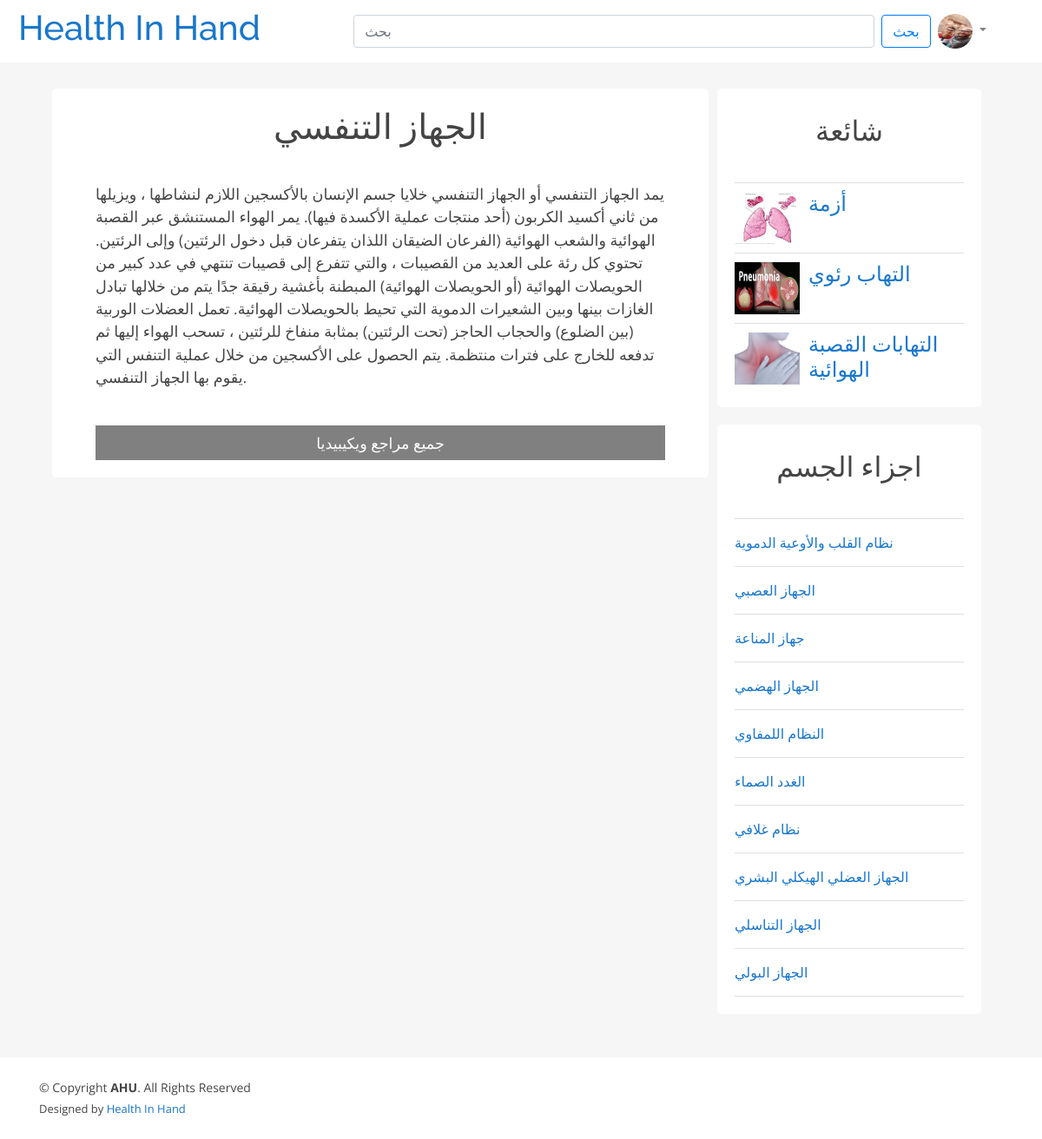
/article.php?article=6 (signed in), run on the app's committed database.
### tables this page shows
CREATE TABLE `user` (
  `id` int(11) NOT NULL,
  `first_name` varchar(255) DEFAULT NULL,
  `last_name` varchar(255) DEFAULT NULL,
  `country` varchar(255) DEFAULT NULL,
  `phone` int(20) DEFAULT NULL,
  `gender` varchar(255) DEFAULT NULL,
  `email` varchar(255) DEFAULT NULL,
  `password` varchar(255) DEFAULT NULL,
  `verified` int(5) DEFAULT 0,
  `vkey` varchar(255) DEFAULT NULL,
  `img` varchar(255) DEFAULT 'img/user/user.jpg',
  `bio` varchar(500) DEFAULT NULL,
  `birth` date DEFAULT NULL
);

CREATE TABLE `article` (
  `id` int(11) NOT NULL,
  `title` varchar(255) DEFAULT NULL,
  `content` mediumtext NOT NULL,
  `date_share` date NOT NULL,
  `bodypart` int(11) DEFAULT NULL,
  `reasons` text DEFAULT NULL,
  `syndrome` text DEFAULT NULL,
  `treatment` text DEFAULT NULL,
  `img` varchar(255) NOT NULL,
  `hide` int(1) NOT NULL DEFAULT 0,
  `doctor` int(11) DEFAULT NULL,
  `postDoctor` text DEFAULT NULL,
  `articleId` int(11) DEFAULT NULL,
  `title_ar` varchar(255) NOT NULL,
  `content_ar` text NOT NULL,
  `reasons_ar` text NOT NULL,
  `syndrome_ar` text NOT NULL,
  `treatment_ar` text NOT NULL
);

### languages/article_ar.php (called while the page is built)
<?php
	$lang = array(
        "login" => "تسجيل الدخول",
        "question" => "سؤال",
        "profile" => "الملف الشخصي",
        "editProfile" => "تعديل الملف الشخصي",
        "dashboard" => "لوحة التحكم",
        "logout" => "تسجيل الخروج",
        "search" => "بحث",
        "refrences" => "جميع مراجع ويكيبيديا",
        "add" => "اضف الى المقال",
        "contact" => "إذا كان لديك أي مشاكل أو تريد التواصل معنا ، فاكتب هنا الآن",
        "message" => "رسالة",
        "sendMessage" => "ارسل رسالة",
        "popular" => "شائعة",
        "bodyParts" => "اجزاء الجسم",
        "areYouSure" => "هل انت متأكد",
        "delete" => "حذف",
        "close" => "اغلاق",
        "success" => "نجاح",
        "error" => "خطأ",
        "send" => "ارسل",
        "complaint" => "شكوتك",
	);

### article.php (the view, shortened to what this page needs)
<?php
include 'php/connect.php';
if (isset($_GET['article'])) {
  $articleId = $_GET['article'];
  $stmt = $con->prepare("select * from article where id = ? ");
  $stmt->execute([$articleId]);
  if ($stmt->rowCount() == 0) {
    header("Location:index.php");
  } else {
    $row = $stmt->fetch();
  }
}
$rowPopular = $con->prepare("select * from article where   id not between 2 and 12 and bodypart = ?");
$rowPopular->execute([$row['bodypart']]);
$rowPopular = $rowPopular->fetchAll(PDO::FETCH_ASSOC);
$bodyParts = $con->prepare("select * from article where   id  between 2 and 12 and bodypart != ?");
$bodyParts->execute([$row['bodypart']]);
$bodyParts = $bodyParts->fetchAll(PDO::FETCH_ASSOC);
if (isset($_SESSION['email'])) {
  $person = $_SESSION['person'];
  $stmt = $con->prepare("SELECT * from $person where email = ?");
  $stmt->execute([$_SESSION['email']]);
  $rowPerson = $stmt->fetch();
}
?>
<!DOCTYPE html>
<html lang="en">
<head>
  <link rel="stylesheet" href="style/article.css">
  <link rel="stylesheet" href="https://maxcdn.bootstrapcdn.com/bootstrap/4.0.0/css/bootstrap.min.css">
  <link href="style/style.css" rel="stylesheet">
  <link href="admin/vendor/fontawesome-free/css/all.min.css" rel="stylesheet" type="text/css">
</head>
<body>
  <nav class="navbar navbar-expand navbar-light bg-white topbar mb-4 static-top shadow">
    <h1 class="logo mr-auto">
      <a style='text-decoration: none;' href="index.php">Health In Hand</a>
    </h1>
    <ul class="navbar-nav ml-auto">
      <form style="margin-right: 40px;" method="POST" class="form-inline my-2 my-lg-0">
        <input id="searchBox" class="form-control mr-sm-2" type="search" placeholder="<?php echo $lang['search'] ?>" aria-label="Search" name="searchBox">
        <button class="btn btn-outline-primary my-2 my-sm-0" type="submit" name="search"><?php echo $lang['search'] ?></button>
        <?php if (isset($_SESSION['email'])) { ?>
          <ul class="navbar-nav">
            <li class="nav-item dropdown">
              <a class="nav-link dropdown-toggle" href="#" id="navbarDropdownMenuLink" role="button" data-toggle="dropdown" aria-haspopup="true" aria-expanded="false">
                <img src="<?php echo $rowPerson['img'] ?>" width="40" height="40" class="rounded-circle">
              </a>
            </li>
          </ul>
        <?php } else { ?>
          <a href="login.php" class="btn btn-outline-secondary" style='margin-left:10px'><?php echo $lang['login'] ?></a>
        <?php } ?>
      </form>
    </ul>
  </nav>
  <div class="page-wrapper">
    <div class="content clearfix">
      <div class="main-content-wrapper">
        <div class="main-content single">
          <h1 class="post-title">
            <?php
            if ($_SESSION['lang'] == 'en') {
              echo $row['title'];
            } else {
              echo $row['title_ar'];
            }
            ?></h1>
          <div class="post-content">
            <?php
            if ($_SESSION['lang'] == 'en') {
              echo "<p>" . $row['content'] . "</p>";
            } else {
              echo "<p>" . $row['content_ar'] . "</p>";
            }
            ?>
          </div>
          ?><br>
          <div style='background-color:gray ; height:40px ; line-height:40px ; color:white ;text-align:center;'><?php echo $lang['refrences'] ?></div>
        </div>
      </div>
      <div class="sidebar single">
        <div class="section popular">
          <h2 class="section-title"><?php echo $lang['popular'] ?></h2>
          <?php
          foreach ($rowPopular as $arr) {
            if ($_SESSION['lang'] == 'en') {
            echo '<div class="post clearfix">
                          <img src="' . $arr["img"] . '" alt="">
                          <a href="article.php?article=' . $arr["id"] . '" class="title">
                            <h4>' . $arr["title"] . '</h4>
                          </a>
                        </div>';
            }else{
              echo '<div class="post clearfix">
              <img src="' . $arr["img"] . '" alt="">
              <a href="article.php?article=' . $arr["id"] . '" class="title">
                <h4>' . $arr["title_ar"] . '</h4>
              </a>
            </div>';
            }
          }
          ?>
        </div>
        <div class="section topics">
          <h2 class="section-title"><?php echo $lang['bodyParts'] ?></h2>
          <ul>
            <?php
            foreach ($bodyParts as $ar) {
              if ($_SESSION['lang'] == 'en') {
              echo '<li><a href="article.php?article=' . $ar["id"] . '">' . $ar['title'] . '</a></li>';
              }else{
                echo '<li><a href="article.php?article=' . $ar["id"] . '">' . $ar['title_ar'] . '</a></li>';
              }
            }
            ?>
          </ul>
        </div>
      </div>
    </div>
  </div>
  <div class="footer">
    <footer id="footer" style='background-color:white'>
      <div class="container d-md-flex py-4">
        <div class="mr-md-auto text-center text-md-left">
          <div class="copyright">
            &copy; Copyright <strong><span>AHU</span></strong>. All Rights Reserved
          </div>
          <div class="credits">
            Designed by <a href="#">Health In Hand</a>
          </div>
        </div>
      </div>
    </footer>
  </div>
</body>
</html>

### style/article.css (style rules this page uses)
* { box-sizing: border-box }
html, body { height: 100%; padding: 0px; margin: 0px; background: #f6f6f6; font-family: 'Lora', serif; }
h1, h2, h3, h4, h5, h6 { font-family: 'Candal', serif; color: #5c5b5b; margin: 5px; }
a { text-decoration: none; color: inherit; }
.clearfix::after { content: ''; display: block; clear: both; }
.content { width: 90%; margin: 30px auto 30px; }
.content .main-content { width: 70%; float: left; }
.content .main-content.single { background: white; padding: 20px 50px; font-size: 1.1em; border-radius: 5px; }
.content .main-content.single .post-title { text-align: center; margin-bottom: 40px; }
.content .popular .post { border-top: 1px solid #e0e0e0; margin-top: 10px; padding-top: 10px; }
.content .popular .post img { height: 60px; width: 75px; float: left; margin-right: 10px; }
.content .sidebar { width: 30%; float: left; }
.content .sidebar.single { padding: 0px 10px; }
.content .sidebar .section { background: white; padding: 20px; border-radius: 5px; margin-bottom: 20px; }
.content .sidebar .section .section-title { margin: 10px 0px 10px 0px; }
.content .sidebar .section.topics ul { margin: 0px; padding: 0px; list-style: none; border-top: 1px solid #e0e0e0; }
.content .sidebar .section.topics ul li a { display: block; padding: 15px 0px 15px 0px; border-bottom: 1px solid #e0e0e0; transition: all 0.3s; }
#searchBox { width: 600px }
nav { padding: 0px; }

### style/style.css (style rules this page uses)
body { font-family: "Open Sans", sans-serif; color: #444444; background-color:#44444400; }
a { color: #1977cc; }
h1, h2, h3, h4, h5, h6 { font-family: "Raleway", sans-serif; }
.section-title { text-align: center; padding-bottom: 30px; }
#footer { color: #444444; font-size: 14px; background: #f1f7fd; }
#footer .credits { padding-top: 5px; font-size: 13px; color: #444444; }
* { box-sizing: border-box; }

### data on the page
user: img (picture)
article: title_ar "الجهاز التنفسي", content_ar "يمد الجهاز التنفسي أو الجهاز التنفسي خلايا جسم الإنسان بالأكسجين اللازم لنشاطها ، ويزيلها من ثاني أكسيد الكربون (أحد منتجات عملية الأكسدة فيها). يمر الهواء المستنشق عبر القصبة الهوائية والشعب الهوائية (الفرعان الضيقان اللذان يتفرعان قبل دخول الرئتين) وإلى الرئتين. تحتوي كل رئة على العديد من القصيبات ، والتي تتفرع إلى قصيبات تنتهي في عدد كبير من الحويصلات الهوائية (أو الحويصلات الهوائية) المبطنة بأغشية رقيقة جدًا يتم من خلالها تبادل الغازات بينها وبين الشعيرات الدموية التي تحيط بالحويصلات الهوائية. تعمل العضلات الوربية (بين الضلوع) والحجاب الحاجز (تحت الرئتين) بمثابة منفاخ للرئتين ، تسحب الهواء إليها ثم تدفعه للخارج على فترات منتظمة. يتم الحصول على الأكسجين من خلال عملية التنفس التي يقوم بها…"
article: img (picture), title_ar "أزمة"
article: img (picture), title_ar "التهاب رئوي"
article: img (picture), title_ar "التهابات القصبة الهوائية"
article: title_ar "نظام القلب والأوعية الدموية"
article: title_ar "الجهاز العصبي"
article: title_ar "جهاز المناعة"
article: title_ar "الجهاز الهضمي"
article: title_ar "النظام اللمفاوي"
article: title_ar "الغدد الصماء"
article: title_ar "نظام غلافي"
article: title_ar "الجهاز العضلي الهيكلي البشري"
article: title_ar "الجهاز التناسلي"
article: title_ar "الجهاز البولي"

### other printed values
$lang['search'] "بحث"
$lang['refrences'] "جميع مراجع ويكيبيديا"
$lang['popular'] "شائعة"
$lang['bodyParts'] "اجزاء الجسم"
